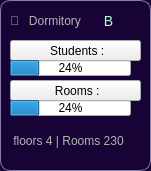
    <widget class="QFrame" name="frame_9">
     <property name="geometry">
      <rect>
       <x>430</x>
       <y>70</y>
       <width>151</width>
       <height>171</height>
      </rect>
     </property>
     <property name="styleSheet">
      <string notr="true">QFrame 
{
	Background-color:rgb(24, 3, 55);
	border-radius: 10px ;
	border: 1px solid rgb(137, 125, 171) ;
}</string>
     </property>
     <property name="frameShape">
      <enum>QFrame::Shape::StyledPanel</enum>
     </property>
     <property name="frameShadow">
      <enum>QFrame::Shadow::Raised</enum>
     </property>
     <widget class="QPushButton" name="pushButton_student_num_15">
      <property name="geometry">
       <rect>
        <x>10</x>
        <y>10</y>
        <width>121</width>
        <height>21</height>
       </rect>
      </property>
      <property name="styleSheet">
       <string notr="true">QPushButton {
    background-color:  rgb(24, 3, 55);
    border-radius: 10px;
    color: rgb(180, 180, 180);
    font-size: 12px;
	text-align:left;
	font: 700 &quot;Segoe UI&quot;;
}

QPushButton:hover {
    background-color: #404457;
}

QPushButton:checked {
    background-color: #404457;
} </string>
      </property>
      <property name="text">
       <string>🏩   Dormitory</string>
      </property>
     </widget>
     <widget class="QPushButton" name="pushButton_student_num_16">
      <property name="geometry">
       <rect>
        <x>100</x>
        <y>10</y>
        <width>20</width>
        <height>21</height>
       </rect>
      </property>
      <property name="styleSheet">
       <string notr="true">QPushButton {
    background-color:  rgb(24, 3, 55);
    border-radius: 10px;
    color: rgb(179, 255, 211);
    font-size: 14px;
	text-align:left;
	font: 700 &quot;Segoe UI&quot;;
}

QPushButton:hover {
    background-color: #404457;
}

QPushButton:checked {
    background-color: #404457;
} </string>
      </property>
      <property name="text">
       <string> B</string>
      </property>
     </widget>
     <widget class="QPushButton" name="pushButton_student_num_30">
      <property name="geometry">
       <rect>
        <x>10</x>
        <y>130</y>
        <width>131</width>
        <height>21</height>
       </rect>
      </property>
      <property name="styleSheet">
       <string notr="true">QPushButton {
    background-color:rgb(24, 3, 55);
    border-radius: 10px;
    color: rgb(180, 180, 180);
    font-size: 12px;
	text-align:left;
	font: 700 &quot;Segoe UI&quot;;
}

QPushButton:hover {
    background-color: #404457;
}

QPushButton:checked {
    background-color: #404457;
} </string>
      </property>
      <property name="text">
       <string> floors 4 | Rooms 230</string>
      </property>
     </widget>
     <widget class="QPushButton" name="pushButton_student_num_36">
      <property name="geometry">
       <rect>
        <x>10</x>
        <y>40</y>
        <width>131</width>
        <height>21</height>
       </rect>
      </property>
      <property name="styleSheet">
       <string notr="true">QPushButton {
    background-color:rgb(24, 3, 55);
    border-radius: 10px;
    color: rgb(180, 180, 180);
    font-size: 10px;
	text-align:left;
	font: 700 &quot;Segoe UI&quot;;
}

QPushButton:hover {
    background-color: #404457;
}

QPushButton:checked {
    background-color: #404457;
} &lt;?xml version=&quot;1.0&quot; encoding=&quot;UTF-8&quot;?&gt;
&lt;ui version=&quot;4.0&quot;&gt;
 &lt;widget name=&quot;__qt_fake_top_level&quot;&gt;
  &lt;widget class=&quot;QPushButton&quot; name=&quot;pushButton_student_num_29&quot;&gt;
   &lt;property name=&quot;geometry&quot;&gt;
    &lt;rect&gt;
     &lt;x&gt;10&lt;/x&gt;
     &lt;y&gt;130&lt;/y&gt;
     &lt;width&gt;131&lt;/width&gt;
     &lt;height&gt;21&lt;/height&gt;
    &lt;/rect&gt;
   &lt;/property&gt;
   &lt;property name=&quot;styleSheet&quot;&gt;
    &lt;string notr=&quot;true&quot;&gt;QPushButton {
    background-color:rgb(24, 3, 55);
    border-radius: 10px;
    color: rgb(180, 180, 180);
    font-size: 12px;
	text-align:left;
	font: 700 &amp;quot;Segoe UI&amp;quot;;
}

QPushButton:hover {
    background-color: #404457;
}

QPushButton:checked {
    background-color: #404457;
} &lt;/string&gt;
   &lt;/property&gt;
   &lt;property name=&quot;text&quot;&gt;
    &lt;string&gt; floors 4 | Rooms 230&lt;/string&gt;
   &lt;/property&gt;
  &lt;/widget&lt;?xml version=&quot;1.0&quot; encoding=&quot;UTF-8&quot;?&gt;
&lt;ui version=&quot;4.0&quot;&gt;
 &lt;widget name=&quot;__qt_fake_top_level&quot;&gt;
  &lt;widget class=&quot;QPushButton&quot; name=&quot;pushButton_student_num_29&quot;&gt;
   &lt;property name=&quot;geometry&quot;&gt;
    &lt;rect&gt;
     &lt;x&gt;10&lt;/x&gt;
     &lt;y&gt;130&lt;/y&gt;
     &lt;width&gt;131&lt;/width&gt;
     &lt;height&gt;21&lt;/height&gt;
    &lt;/rect&gt;
   &lt;/property&gt;
   &lt;property name=&quot;styleSheet&quot;&gt;
    &lt;string notr=&quot;true&quot;&gt;QPushButton {
    background-color:rgb(24, 3, 55);
    border-radius: 10px;
    color: rgb(180, 180, 180);
    font-size: 12px;
	text-align:left;
	font: 700 &amp;quot;Segoe UI&amp;quot;;
}

QPushButton:hover {
    background-color: #404457;
}

QPushButton:checked {
    background-color: #404457;
} &lt;/string&gt;
   &lt;/property&gt;
   &lt;property name=&quot;text&quot;&gt;
    &lt;string&gt; floors 4 | Rooms 230&lt;/string&gt;
   &lt;/property&gt;
  &lt;/widget&gt;
 &lt;/widget&gt;
 &lt;resources/&gt;
&lt;/ui&gt;
&gt;
 &lt;/widget&gt;
 &lt;resources/&gt;
&lt;/ui&gt;
</string>
      </property>
      <property name="text">
       <string> Students :</string>
      </property>
     </widget>
     <widget class="QPushButton" name="pushButton_student_num_37">
      <property name="geometry">
       <rect>
        <x>10</x>
        <y>80</y>
        <width>131</width>
        <height>21</height>
       </rect>
      </property>
      <property name="styleSheet">
       <string notr="true">QPushButton {
    background-color:rgb(24, 3, 55);
    border-radius: 10px;
    color: rgb(180, 180, 180);
    font-size: 10px;
	text-align:left;
	font: 700 &quot;Segoe UI&quot;;
}

QPushButton:hover {
    background-color: #404457;
}

QPushButton:checked {
    background-color: #404457;
} &lt;?xml version=&quot;1.0&quot; encoding=&quot;UTF-8&quot;?&gt;
&lt;ui version=&quot;4.0&quot;&gt;
 &lt;widget name=&quot;__qt_fake_top_level&quot;&gt;
  &lt;widget class=&quot;QPushButton&quot; name=&quot;pushButton_student_num_29&quot;&gt;
   &lt;property name=&quot;geometry&quot;&gt;
    &lt;rect&gt;
     &lt;x&gt;10&lt;/x&gt;
     &lt;y&gt;130&lt;/y&gt;
     &lt;width&gt;131&lt;/width&gt;
     &lt;height&gt;21&lt;/height&gt;
    &lt;/rect&gt;
   &lt;/property&gt;
   &lt;property name=&quot;styleSheet&quot;&gt;
    &lt;string notr=&quot;true&quot;&gt;QPushButton {
    background-color:rgb(24, 3, 55);
    border-radius: 10px;
    color: rgb(180, 180, 180);
    font-size: 12px;
	text-align:left;
	font: 700 &amp;quot;Segoe UI&amp;quot;;
}

QPushButton:hover {
    background-color: #404457;
}

QPushButton:checked {
    background-color: #404457;
} &lt;/string&gt;
   &lt;/property&gt;
   &lt;property name=&quot;text&quot;&gt;
    &lt;string&gt; floors 4 | Rooms 230&lt;/string&gt;
   &lt;/property&gt;
  &lt;/widget&lt;?xml version=&quot;1.0&quot; encoding=&quot;UTF-8&quot;?&gt;
&lt;ui version=&quot;4.0&quot;&gt;
 &lt;widget name=&quot;__qt_fake_top_level&quot;&gt;
  &lt;widget class=&quot;QPushButton&quot; name=&quot;pushButton_student_num_29&quot;&gt;
   &lt;property name=&quot;geometry&quot;&gt;
    &lt;rect&gt;
     &lt;x&gt;10&lt;/x&gt;
     &lt;y&gt;130&lt;/y&gt;
     &lt;width&gt;131&lt;/width&gt;
     &lt;height&gt;21&lt;/height&gt;
    &lt;/rect&gt;
   &lt;/property&gt;
   &lt;property name=&quot;styleSheet&quot;&gt;
    &lt;string notr=&quot;true&quot;&gt;QPushButton {
    background-color:rgb(24, 3, 55);
    border-radius: 10px;
    color: rgb(180, 180, 180);
    font-size: 12px;
	text-align:left;
	font: 700 &amp;quot;Segoe UI&amp;quot;;
}

QPushButton:hover {
    background-color: #404457;
}

QPushButton:checked {
    background-color: #404457;
} &lt;/string&gt;
   &lt;/property&gt;
   &lt;property name=&quot;text&quot;&gt;
    &lt;string&gt; floors 4 | Rooms 230&lt;/string&gt;
   &lt;/property&gt;
  &lt;/widget&gt;
 &lt;/widget&gt;
 &lt;resources/&gt;
&lt;/ui&gt;
&gt;
 &lt;/widget&gt;
 &lt;resources/&gt;
&lt;/ui&gt;
</string>
      </property>
      <property name="text">
       <string> Rooms :</string>
      </property>
     </widget>
     <widget class="QProgressBar" name="RoomBar_A_2">
      <property name="geometry">
       <rect>
        <x>10</x>
        <y>60</y>
        <width>121</width>
        <height>16</height>
       </rect>
      </property>
      <property name="value">
       <number>24</number>
      </property>
     </widget>
     <widget class="QProgressBar" name="StudentBar_A_2">
      <property name="geometry">
       <rect>
        <x>10</x>
        <y>100</y>
        <width>121</width>
        <height>16</height>
       </rect>
      </property>
      <property name="value">
       <number>24</number>
      </property>
     </widget>
    </widget>
